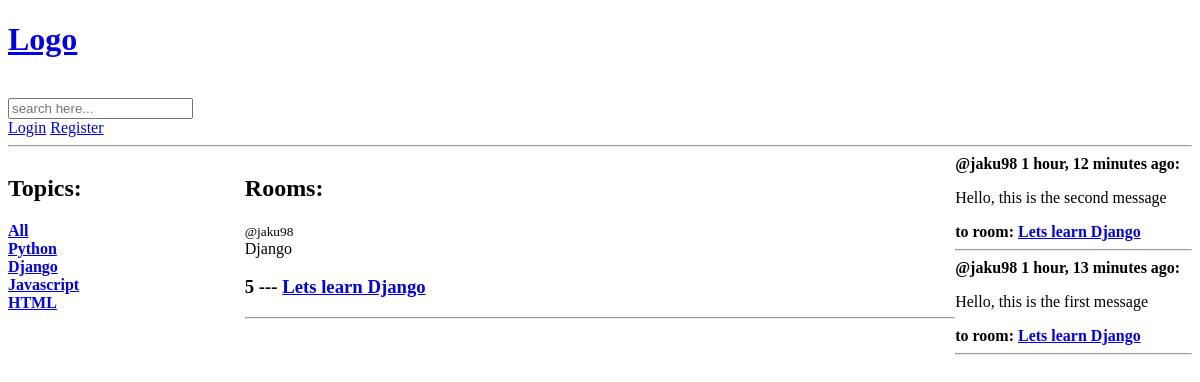
Before: / with the older database file.
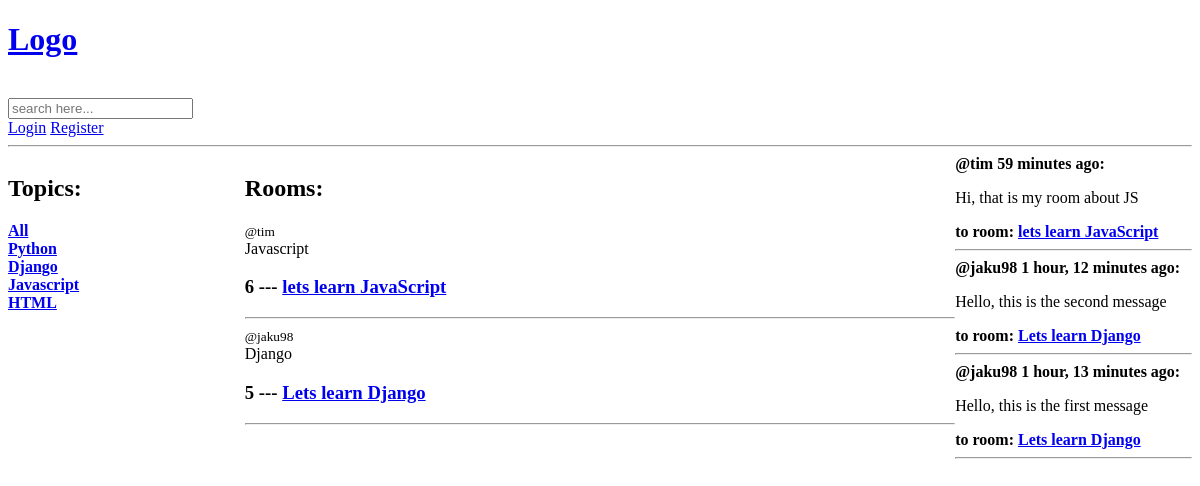
After: the same page with the newer database file.
### base/models.py (models this page shows, shortened)
class Topic(models.Model):
    name = models.CharField(max_length=100)
    def __str__(self):
        return self.name

class Room(models.Model):
    name = models.CharField(max_length=100)
    host = models.ForeignKey(User, on_delete=models.CASCADE)
    topic = models.ForeignKey(Topic, on_delete=models.SET_NULL, null=True)
    description = models.TextField()
    participants = models.ManyToManyField(User, related_name='participants')
    created = models.DateTimeField(auto_now_add=True)
    updated = models.DateTimeField(auto_now=True)
    class Meta:
        ordering = ['-created']

class Message(models.Model):
    room = models.ForeignKey(Room, on_delete=models.CASCADE)
    user = models.ForeignKey(User, on_delete=models.CASCADE)
    body = models.TextField()
    created = models.DateTimeField(auto_now_add=True)
    updated = models.DateTimeField(auto_now=True)

### base/views.py (the view)
# urls.py: 2. Add a URL to urlpatterns:  path('', views.home, name='home')
def home(request):
    rooms = Room.objects.all()
    topics = Topic.objects.all()
    messages = Message.objects.all().order_by('-created')
    q = request.GET.get('q') if request.GET.get('q') else ''
    if q:
        rooms = rooms.filter(Q(name__icontains=q) |
                             Q(topic__name__icontains=q)|
                             Q(host__username__icontains=q))
    context = {
        'rooms': rooms,
        'topics': topics,
        'messages' : messages,
    }
    return render(request, 'base/home.html', context)

### base/templates/base/home.html (shortened to what this page needs)
{% extends 'main.html' %}
{% block content %}
<div class="main-container">
    <div class="topic-container">
        <h2>Topics:</h2>
        <b><a href="/">All</a></b><br>
        {% for topic in topics %}
            <b><a href="/?q={{ topic.name }}">{{ topic.name }}</a></b><br>
        {% endfor %}
    </div>
    <div class="room-container">
        <H2>Rooms:</H2>
        <div>
            {% for room in rooms %}
                <div>
                    <small>@{{ room.host.username }}</small><br>
                    <span>{{ room.topic }}</span><br>
                    <h3><b>{{ room.id }} --- <a href="{% url 'room' room.id %}">{{ room.name }}</a></b></h3>
                    <hr>
                </div>
            {% endfor %}
        </div>
    </div>
    <div class="activity-container">
        <div>
            {% for message in messages %}
                <div>
                    <b>@{{ message.user.username }} {{ message.created|timesince }} ago:</b>
                    <p>{{ message.body }}</p><b>to room: <a href="{% url 'room' message.room.id %}">{{ message.room.name }}</a></b>
                    <hr>
                </div>
            {% endfor %}
        </div>
    </div>
</div>
{% endblock content %}

### templates/main.html (shortened to what this page needs)
<!DOCTYPE html>
<html lang="en">
<head>
</head>
<body>
{% include 'navbar.html' %}
{% block content %}
{% endblock %}
</body>
</html>

### templates/navbar.html
<a href="{% url 'home' %}"><h1>Logo</h1></a><br>
<div>
    <form method="GET">
        <input type="text" name="q" placeholder="search here..."/>
    </form>
</div>
{% if not request.user.is_authenticated %}
    <a href="{% url 'login' %}">Login</a> <a href="{% url 'register' %}">Register</a>
{% else %}
    <p>Hello {{ request.user.username }} <a href="{% url 'logout' %}">Logout</a></p>
{% endif %}
<hr>

### base/templates/base/home.html (style rules this page uses)
.main-container { display: grid; grid-template-columns: 1fr 3fr 1fr; }

Changed rows visible on the page:
added Room: host.username "tim", topic "Javascript", id "6", name "lets learn JavaScript"
added Message: user.username "tim", created "59 minutes", body "Hi, that is my room about JS", room.name "lets learn JavaScript"
